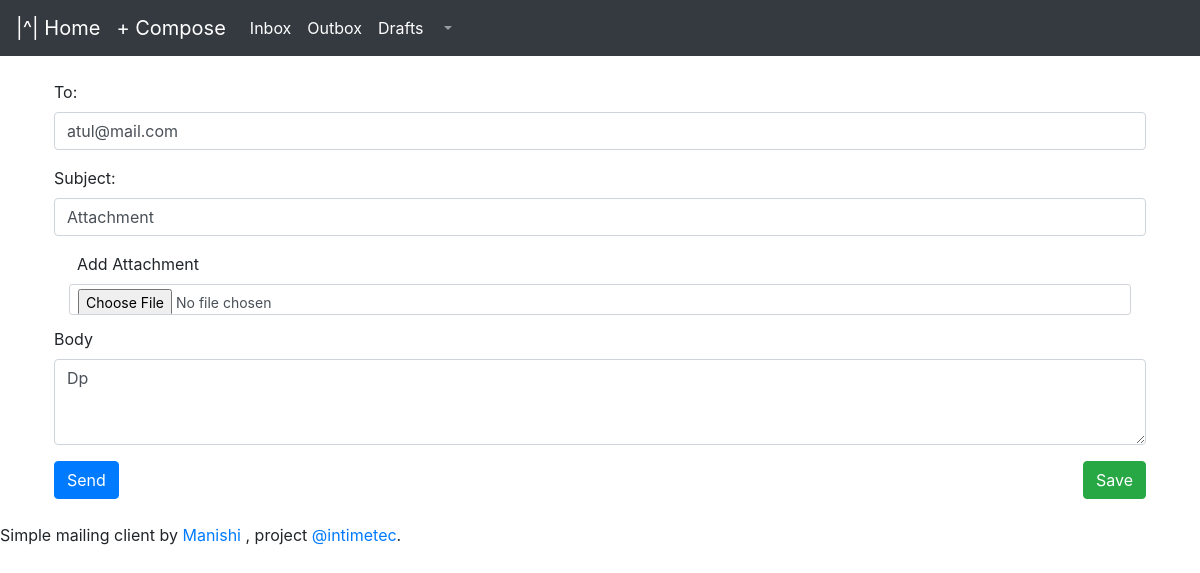
The page /app/send_draft/38 on the database its author committed.
### app/models.py (models this page shows, shortened)
class Mail_detail(models.Model):
    sender = models.CharField(max_length=122)
    receiver = models.CharField(max_length=122)
    body = models.CharField(max_length=1024)
    subject = models.CharField(max_length=122)
    is_draft = models.BooleanField()
    in_inbox = models.BooleanField()
    in_outbox = models.BooleanField()
    file = models.FileField(blank=True)
    date = models.DateField()

### app/views.py (the view)
# urls.py: path('send_draft/<int:mid>', views.send_draft,name="send"),
def send_draft(request,mid):
    data = Mail_detail.objects.filter(id=mid).first()
    context = dict()
    context['body'] = data.body
    context['receiver'] = data.receiver
    context['file'] =data.file
    context['is_draft'] =data.is_draft
    context['sub'] = data.subject
    return render(request,'sendDraft.html',context)

### app/templates/sendDraft.html (shortened to what this page needs)
{% extends 'base.html' %}
{% block body %}
<div class="container my-4 px-4">
    <form action="/app/compose/{{user.email}}" method="POST" enctype="multipart/form-data">
        <div class="form-group">
          <label for="exampleFormControlInput1">To:</label>
          <input type="email" name="receiver" class="form-control" id="exampleFormControlInput1" value="{{receiver}}" >
        </div>
        <div class="form-group" >
            <label for="exampleFormControlInput1">Subject:</label>
            <input type="text" name="sub" class="form-control" id="exampleFormControlInput1" value="{{sub}}" >
          </div>
          <div class="container mb-2 pb-1 ">
            <label class="form-label px-2" for="customFile">Add Attachment</label>
          <input type="file" class="form-control form-control-sm" value="{{file.url}}" name="file" id="customFile" />
          </div>
        <div class="form-group">
          <label for="exampleFormControlTextarea1"  >Body</label>
          <textarea name="body" class="form-control" id="exampleFormControlTextarea1" rows="3">{{body}}</textarea>
        </div>
        <input type="submit" name="send" class="btn btn-primary" value="Send"></button>
 <input type="submit" name="save" formaction="/app/save/{{user.email}}" class="btn btn-success float-right" value="Save"></button>
</form>
</div>
{% endblock body%}

### rows shown on the page
Mail_detail: receiver "atul@mail.com", sub "Attachment", body "Dp"
